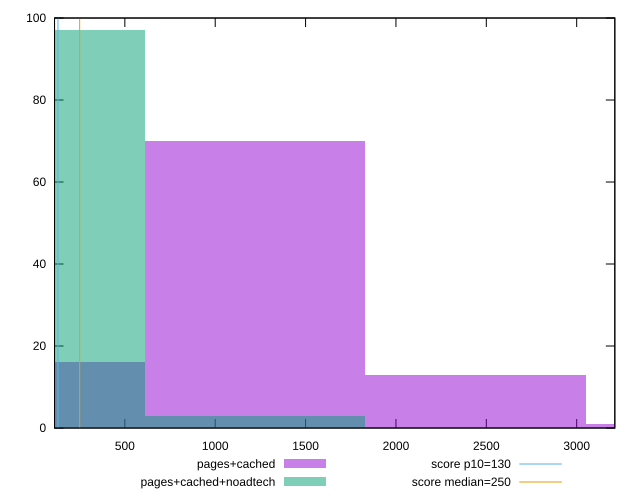

Write gnuplot code to recreate this figure.
reset

$pagesCached <<EOF
1220.914216918592 70
0 16
2441.828433837184 13
3662.742650755776 1
EOF

$pagesCachedNoadtech <<EOF
0 97
1220.914216918592 3
EOF

set key outside below
set boxwidth 1220.914216918592
set xrange [111:3211.0000000000055]
set yrange [0:100]
set trange [0:100]
set style fill transparent solid 0.5 noborder

set parametric
set terminal svg size 640, 500 enhanced background rgb 'white'
set output "report_00013_2021-02-09T12-04-24.940Z/max-potential-fid/comparison/histogram/1_vs_2.svg"

plot $pagesCached title "pages+cached" with boxes, \
     $pagesCachedNoadtech title "pages+cached+noadtech" with boxes, \
     130,t title "score p10=130", \
     250,t title "score median=250"

reset
